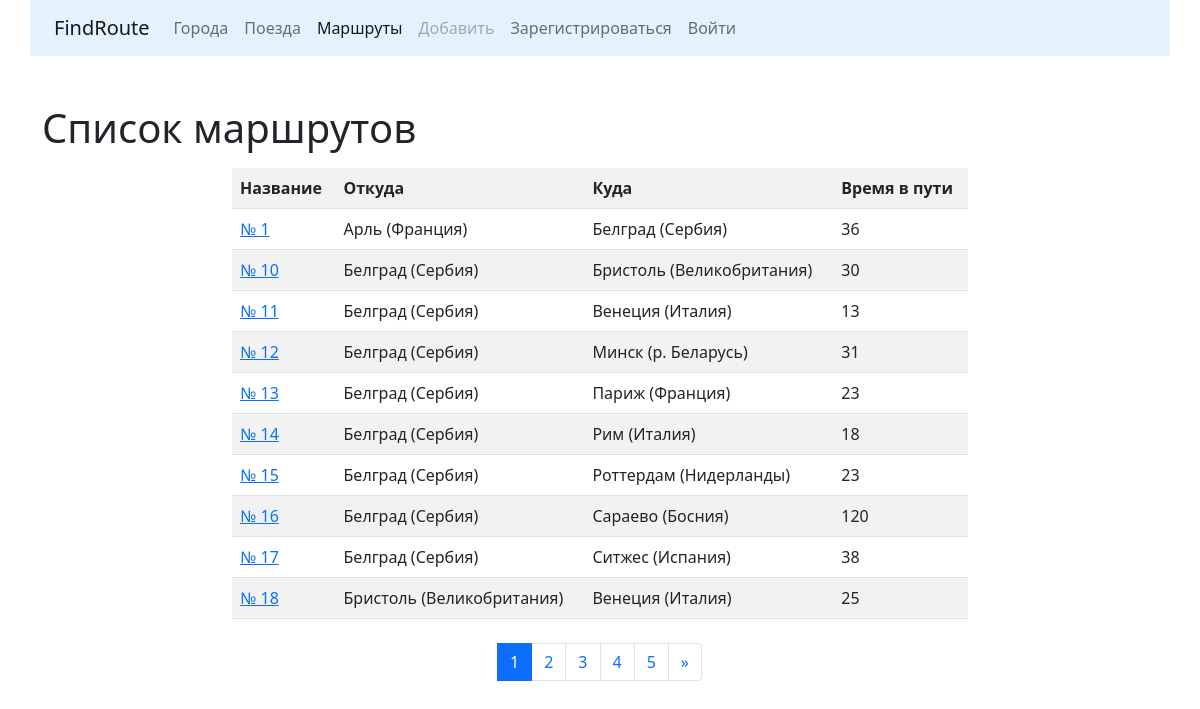
The page /list/ on the database as committed earlier.
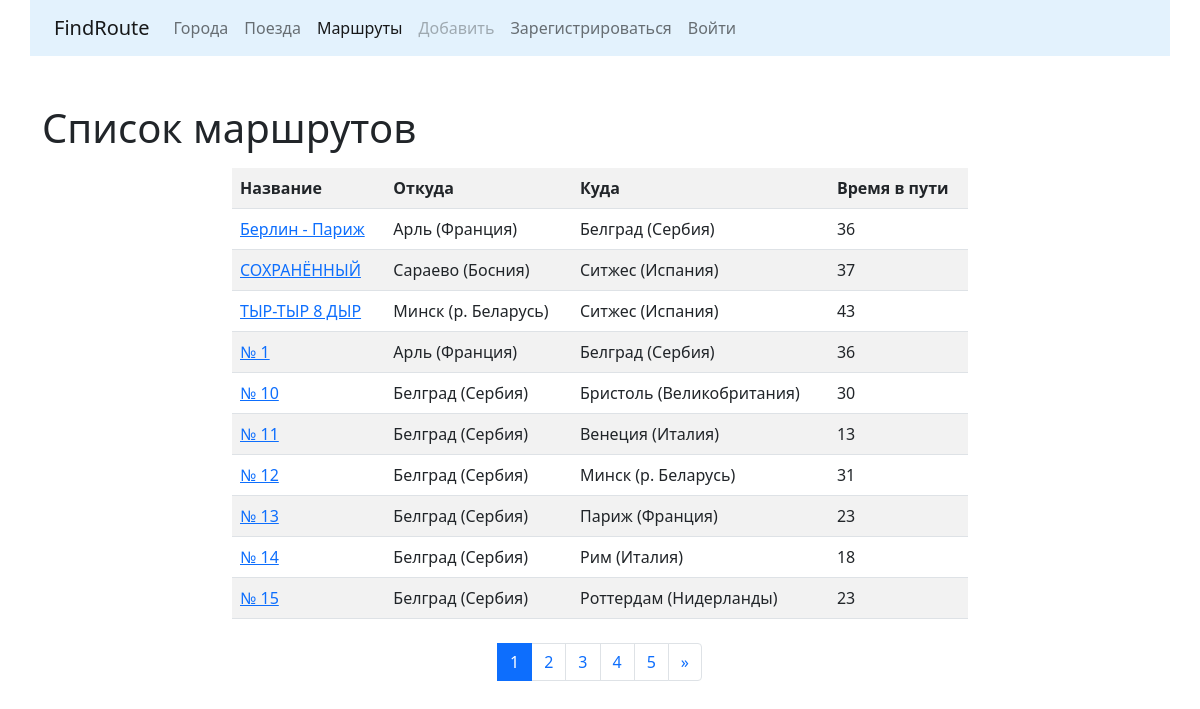
The same page on the database as committed later.
### routes/models.py (models this page shows, shortened)
class Route(models.Model):
    name = models.CharField(max_length=50, unique=True,
                            verbose_name='Название маршрута')
    travel_times = models.PositiveSmallIntegerField(
        verbose_name='Общее время в пути'
    )
    from_city = models.ForeignKey(City, on_delete=models.CASCADE,
                                  related_name='route_from_city_set',
                                  verbose_name='Из какого города')
    to_city = models.ForeignKey(City, on_delete=models.CASCADE,
                                related_name='route_to_city_set',
                                verbose_name='В какой город')
    trains = models.ManyToManyField(Train, verbose_name='Список поездов')
    class Meta:
        verbose_name = "Маршрут"
        verbose_name_plural = "Маршруты"
        ordering = ['name']

### cities/models.py (models this page shows, shortened)
class City(models.Model):
    name = models.CharField(max_length=100, unique=True, verbose_name="Город")
    def __str__(self):
        return self.name
    class Meta:
        verbose_name = "Город"
        verbose_name_plural = "Города"
        ordering = ['name']

### routes/views.py (the view)
# urls.py: path('list/', RouteListView.as_view(), name='list'),
class RouteListView(ListView):
    paginate_by = 10
    model = Route
    template_name = 'routes/list.html'

### routes/templates/routes/list.html (shortened to what this page needs)
{% extends 'base.html' %}
{% block content %}
	<h1>Список маршрутов</h1>
    <div class="row">
	    <div class="col-md-8 mx-auto my-2">
		    <table class="table table-striped">
			    <tr>
				    <th>Название</th>
					<th>Откуда</th>
					<th>Куда</th>
					<th>Время в пути</th>
				</tr>
		        {% for object in page_obj %}
				    <tr>
					    <td>
						    <a href="{% url 'detail' pk=object.pk %}">
							    {{ object.name }}
							</a>
						</td>
						<td>{{ object.from_city }}</td>
						<td>{{ object.to_city }}</td>
						<td>{{ object.travel_times }}</td>
					</tr>
			    {% endfor %}
			</table>
		</div>
	</div>
	<nav aria-label="Пример навигации по страницам">
        <ul class="pagination justify-content-center">
            {% for page in page_obj.paginator.page_range %}
			    <li class="page-item {% if page == page_obj.number %} active {% endif %}">
			        <a class="page-link" href="?page={{ page }}">
				        {{ page }}
				    </a>
			    </li>
			{% endfor %}
            <li class="page-item">
			    {% if page_obj.has_next %}
                    <a class="page-link" href="?page={{ page_obj.paginator.num_pages }}" aria-label="Следующая">
                        <span aria-hidden="true">
					        &raquo;
					    </span>
					</a>
                {% endif %}
			</li>
        </ul>
    </nav>
{% endblock %}

Rows that differ between the two databases and show on the page:
no longer on this page (row unchanged): Route: name "№ 16", from_city "Белград (Сербия)", to_city "Сараево (Босния)", travel_times "120"
no longer on this page (row unchanged): Route: name "№ 17", from_city "Белград (Сербия)", to_city "Ситжес (Испания)", travel_times "38"
no longer on this page (row unchanged): Route: name "№ 18", from_city "Бристоль (Великобритания)", to_city "Венеция (Италия)", travel_times "25"
added Route: name "Берлин - Париж", from_city "Арль (Франция)", to_city "Белград (Сербия)", travel_times "36"
added Route: name "СОХРАНЁННЫЙ", from_city "Сараево (Босния)", to_city "Ситжес (Испания)", travel_times "37"
added Route: name "ТЫР-ТЫР 8 ДЫР", from_city "Минск (р. Беларусь)", to_city "Ситжес (Испания)", travel_times "43"
